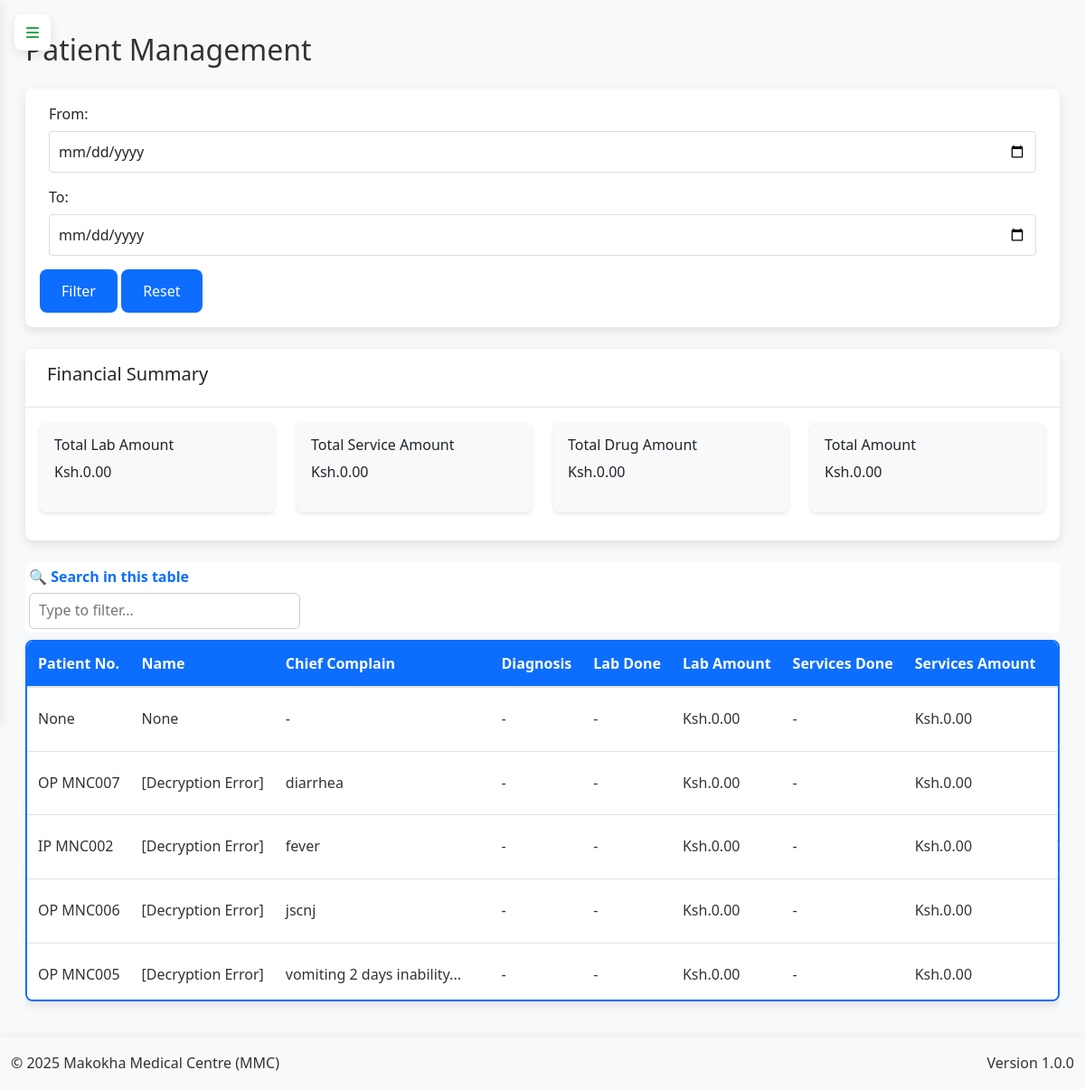
/admin/patients (signed in), run on the app's committed database.
### app.py (models this page shows, shortened)
class Patient(db.Model):
    id = db.Column(db.Integer, primary_key=True)
    op_number = db.Column(db.String(20), unique=True, nullable=True)
    ip_number = db.Column(db.String(20), unique=True, nullable=True)
    name = db.Column(db.String(100), nullable=True)  # encrypted
    age = db.Column(db.Integer, nullable=True)
    gender = db.Column(db.String(10), nullable=True)
    address = db.Column(db.String(200), nullable=True)  # encrypted
    phone = db.Column(db.String(20), nullable=True)  # encrypted
    destination = db.Column(db.String(100), nullable=True)
    occupation = db.Column(db.String(100), nullable=True)  # encrypted
    religion = db.Column(db.String(100), nullable=True)
    nok_name = db.Column(db.String(100), nullable=True)  # encrypted
    nok_contact = db.Column(db.String(20), nullable=True)  # encrypted
    tca = db.Column(db.Date, nullable=True)
    date_of_admission = db.Column(db.Date, nullable=True)
    status = db.Column(db.String(20), default='active', nullable=True)
    chief_complaint = db.Column(db.Text, nullable=True)
    history_present_illness = db.Column(db.Text, nullable=True)
    ai_assistance_enabled = db.Column(db.Boolean, default=False)
    ai_diagnosis = db.Column(db.Text)
    ai_treatment_recommendations = db.Column(db.Text)
    ai_last_updated = db.Column(db.DateTime)
    ai_confidence_score = db.Column(db.Float)  # 0-1 scale for diagnosis confidence
    created_at = db.Column(db.DateTime, default=datetime.utcnow)
    updated_at = db.Column(db.DateTime, default=datetime.utcnow, onupdate=datetime.utcnow)
    reviews = db.relationship('PatientReviewSystem', backref='patient', lazy=True)
    histories = db.relationship('PatientHistory', backref='patient', lazy=True)
    examinations = db.relationship('PatientExamination', backref='patient', lazy=True)
    diagnoses = db.relationship('PatientDiagnosis', backref='patient', lazy=True)
    management = db.relationship('PatientManagement', backref='patient', lazy=True)
    lab_requests = db.relationship('LabRequest', backref='patient', lazy=True)
    imaging_requests = db.relationship('ImagingRequest', backref='patient', lazy=True)
    @property
    def decrypted_name(self):
        if not self.name:
            return None
        try:
            return Config.decrypt_data_static(self.name)
        except Exception:
            return "[Decryption Error]"

### app.py (the view, shortened to what this page needs)
@app.route('/admin/patients', methods=['GET'])
@login_required
def manage_patients():
    if current_user.role != 'admin':
        flash('Unauthorized access', 'danger')
        return redirect(url_for('home'))
    start_date = request.args.get('start_date')
    end_date = request.args.get('end_date')
    query = Patient.query\
        .outerjoin(PatientLab)\
        .outerjoin(PatientService)\
        .outerjoin(Prescription)\
        .outerjoin(PatientDiagnosis)\
        .options(
            db.joinedload(Patient.labs).joinedload(PatientLab.test),
            db.joinedload(Patient.services).joinedload(PatientService.service),
            db.joinedload(Patient.prescriptions).joinedload(Prescription.items),
            db.joinedload(Patient.diagnoses)
        )
    if start_date:
        try:
            start_date = datetime.strptime(start_date, '%Y-%m-%d')
            query = query.filter(Patient.created_at >= start_date)
        except ValueError:
            flash('Invalid start date format', 'danger')
    if end_date:
        try:
            end_date = datetime.strptime(end_date, '%Y-%m-%d') + timedelta(days=1)
            query = query.filter(Patient.created_at <= end_date)
        except ValueError:
            flash('Invalid end date format', 'danger')
    patients = query.order_by(Patient.created_at.desc()).distinct().all()
    total_lab_amount = 0
    total_service_amount = 0
    total_drug_amount = 0
    for patient in patients:
        for lab in patient.labs:
            total_lab_amount += lab.test.price
        for service in patient.services:
            total_service_amount += service.service.price
        for prescription in patient.prescriptions:
            for item in prescription.items:
                total_drug_amount += item.drug.selling_price * item.quantity
    lab_tests = LabTest.query.all()
    services = Service.query.all()
    return render_template('admin/patients.html',
        patients=patients,
        lab_tests=lab_tests,
        services=services,
        total_lab_amount=total_lab_amount,
        total_service_amount=total_service_amount,
        total_drug_amount=total_drug_amount,
        total_amount=total_lab_amount + total_service_amount + total_drug_amount
    )

### templates/admin/patients.html (shortened to what this page needs)
{% extends "base.html" %}
{% block content %}
<div class="container-fluid">
    <div class="row">
        <div class="col-12">
            <h2 class="mb-4">Patient Management</h2>
            <div class="card mb-4">
                <div class="card-body">
                    <form id="dateFilterForm" class="form-inline">
                        <div class="form-group mr-3">
                            <label for="startDate" class="mr-2">From:</label>
                            <input type="date" class="form-control" id="startDate" name="start_date" value="{{ request.args.get('start_date', '') }}">
                        </div>
                        <div class="form-group mr-3">
                            <label for="endDate" class="mr-2">To:</label>
                            <input type="date" class="form-control" id="endDate" name="end_date" value="{{ request.args.get('end_date', '') }}">
                        </div>
                        <button type="submit" class="btn btn-primary mr-2">Filter</button>
                        <button type="button" id="resetFilter" class="btn btn-secondary">Reset</button>
                    </form>
                </div>
            </div>
            <div class="card mb-4">
                <div class="card-header">
                    <h5>Financial Summary</h5>
                </div>
                <div class="card-body">
                    <div class="row">
                        <div class="col-md-3">
                            <div class="summary-box bg-light p-3">
                                <h6>Total Lab Amount</h6>
                                <p id="totalLabAmount">Ksh.0.00</p>
                            </div>
                        </div>
                        <div class="col-md-3">
                            <div class="summary-box bg-light p-3">
                                <h6>Total Service Amount</h6>
                                <p id="totalServiceAmount">Ksh.0.00</p>
                            </div>
                        </div>
                        <div class="col-md-3">
                            <div class="summary-box bg-light p-3">
                                <h6>Total Drug Amount</h6>
                                <p id="totalDrugAmount">Ksh.0.00</p>
                            </div>
                        </div>
                        <div class="col-md-3">
                            <div class="summary-box bg-light p-3">
                                <h6>Total Amount</h6>
                                <p id="totalAmount">Ksh.0.00</p>
                            </div>
                        </div>
                    </div>
                </div>
            </div>
            <div class="table-responsive">
                <table class="data-table" id="patientsTable">
                    <thead>
                        <tr>
                            <th>Patient No.</th>
                            <th>Name</th>
                            <th>Chief Complain</th>
                            <th>Diagnosis</th>
                            <th>Lab Done</th>
                            <th>Lab Amount</th>
                            <th>Services Done</th>
                            <th>Services Amount</th>
                            <th>Drug Name</th>
                        </tr>
                    </thead>
                    <tbody>
                        {% for patient in patients %}
                        {% set lab_total = namespace(amount=0) %}
                        {% if patient.labs %}
                            {% for lab in patient.labs %}
                                {% set lab_total.amount = lab_total.amount + lab.test.price %}
                            {% endfor %}
                        {% endif %}
                        {% set service_total = namespace(amount=0) %}
                        {% if patient.services %}
                            {% for service in patient.services %}
                                {% set service_total.amount = service_total.amount + service.service.price %}
                            {% endfor %}
                        {% endif %}
                        {% set drug_total = namespace(amount=0) %}
                        {% if patient.prescriptions %}
                            {% for prescription in patient.prescriptions %}
                                {% for item in prescription.items %}
                                    {% set drug_total.amount = drug_total.amount + (item.drug.selling_price * item.quantity) %}
                                {% endfor %}
                            {% endfor %}
                        {% endif %}
                        {% set total_amount = lab_total.amount + service_total.amount + drug_total.amount %}
                        <tr data-lab-amount="{{ lab_total.amount }}" data-service-amount="{{ service_total.amount }}" data-drug-amount="{{ drug_total.amount }}" data-total-amount="{{ total_amount }}">
                            <td>{{ patient.op_number or patient.ip_number }}</td>
                            <td>{{ patient.decrypted_name }}</td>
                            <td>{{ patient.chief_complaint|default('-', true)|truncate(30) }}</td>
                            <td>{{ patient.patient_Diagnosis[0].diagnosis if patient.patient_Diagnosis else '-' }}</td>
                            <td>
                                {% if patient.labs %}
                                    {% for lab in patient.labs %}
                                        {{ lab.test.name }}{% if not loop.last %}, {% endif %}
                                    {% endfor %}
                                {% else %}
                                    -
                                {% endif %}
                            </td>
                            <td>
                                {% if patient.labs %}
                                    Ksh.{{ "%.2f"|format(lab_total.amount) }}
                                {% else %}
                                    Ksh.0.00
                                {% endif %}
                            </td>
                            <td>
                                {% if patient.services %}
                                    {% for service in patient.services %}
                                        {{ service.service.name }}{% if not loop.last %}, {% endif %}
                                    {% endfor %}
                                {% else %}
                                    -
                                {% endif %}
                            </td>
                            <td>
                                {% if patient.services %}
                                    Ksh.{{ "%.2f"|format(service_total.amount) }}
                                {% else %}
                                    Ksh.0.00
                                {% endif %}
                            </td>
                            <td>
                            </td>
                        </tr>
                        {% endfor %}
                    </tbody>
                </table>
            </div>
        </div>
    </div>
</div>
{% endblock %}

### data on the page
Patient: op_number+ip_number "None", decrypted_name "None", chief_complaint "-", patient_Diagnosis "-"
Patient: op_number "OP MNC007", decrypted_name "[Decryption Error]", chief_complaint "diarrhea", patient_Diagnosis "-"
Patient: op_number+ip_number "IP MNC002", decrypted_name "[Decryption Error]", chief_complaint "fever", patient_Diagnosis "-"
Patient: op_number "OP MNC006", decrypted_name "[Decryption Error]", chief_complaint "jscnj", patient_Diagnosis "-"
Patient: op_number "OP MNC005", decrypted_name "[Decryption Error]", chief_complaint "vomiting 2 days inability...", patient_Diagnosis "-"
